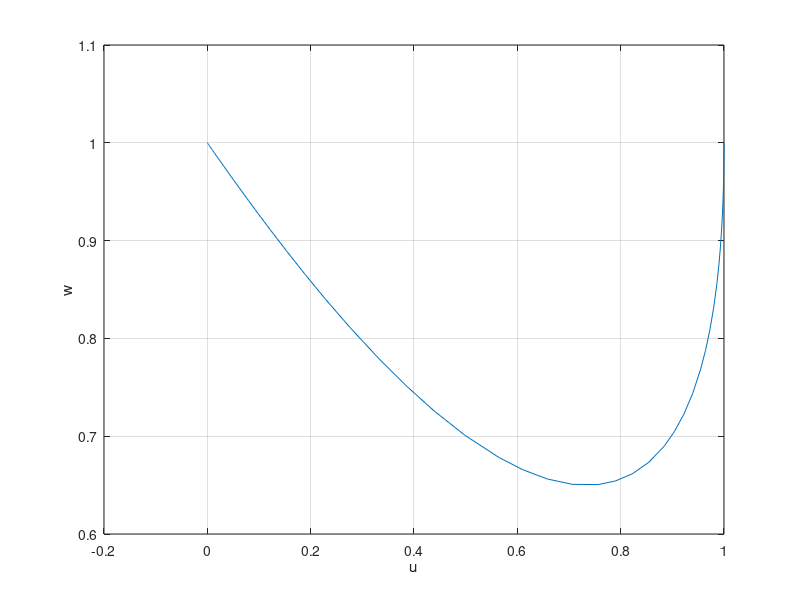

Write the MATLAB code that produced this figure.
function my_phase()

[~,X] = ode45(@EOM,[0 50],[1 1]);
u = X(:,1);
w = X(:,2);
plot(u,w)
xlabel('u')
ylabel('w')
grid
end

function dX = EOM(t, y)
dX = zeros(2,1);
u  = y(1);
w  = y(2);
A  = 1;
B  = 1;

dX = [w*u^2 - B*u;...
      A - w - w*u^2];
end
